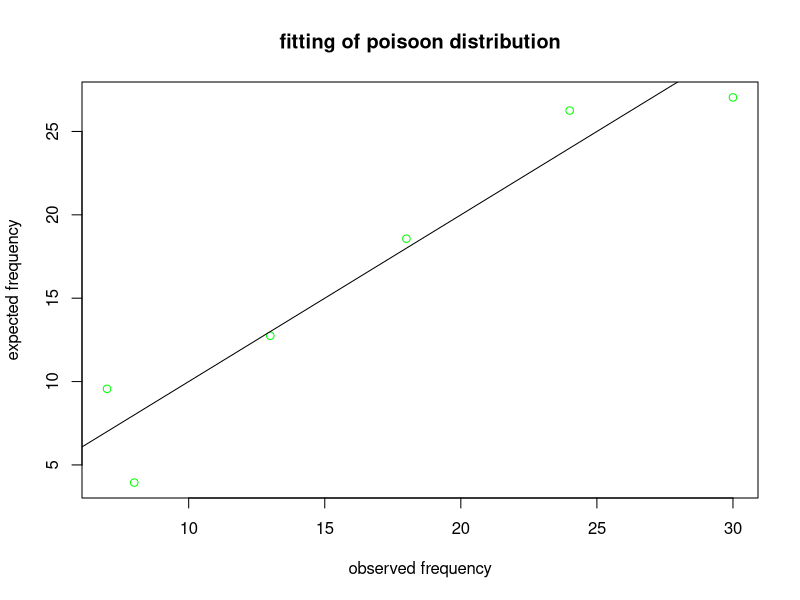

This chart was generated by the following R code:
#experiment 20
#atmospheric dust=------- adequncy of the fitted model

Poisson=function(x,lam)
{
  p=(exp(-lam)*(lam^x))/factorial(x)
  return(p)
}

x=0:5
f=c(13,24,30,18,7,8)
lam=sum(f*x)/sum(f)
px=Poisson(x,lam)
ef=px*(sum(f))
da=data.frame(x,f,ef)
da
plot(f,ef,type="p",col="green",main=paste("fitting of poisoon distribution"),xlab="observed frequency",ylab="expected frequency")
abline(0,1)